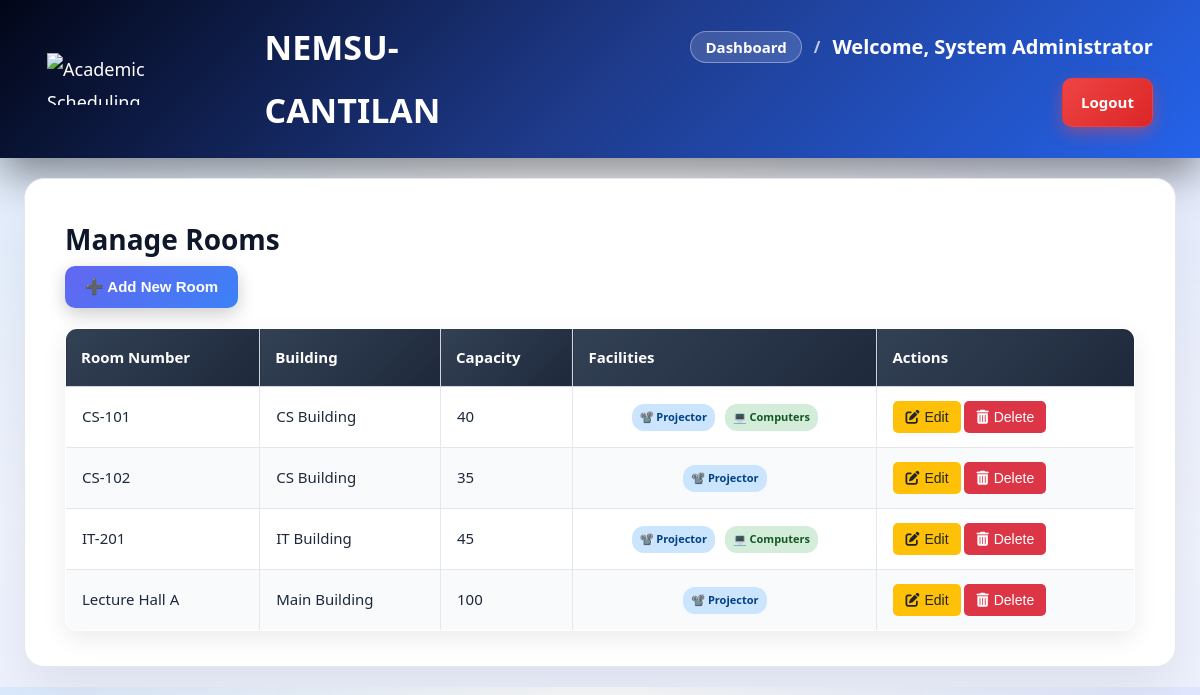
The app's page /admin/manage_rooms.php (signed in) with its own data.
### tables this page shows
CREATE TABLE `rooms` (
    `id` INT PRIMARY KEY AUTO_INCREMENT,
    `room_number` VARCHAR(20) UNIQUE NOT NULL,
    `capacity` INT NOT NULL,
    `building` VARCHAR(50),
    `has_projector` BOOLEAN DEFAULT FALSE,
    `has_computers` BOOLEAN DEFAULT FALSE
);

### admin/manage_rooms.php (the view, shortened to what this page needs)
<?php
$pdo = getDB();
$rooms = $pdo->query("SELECT * FROM rooms ORDER BY building, room_number")->fetchAll();
?>
<!DOCTYPE html>
<html lang="en">
<head>
    <link rel="stylesheet" href="../css/style.css">
    <link rel="stylesheet" href="https://cdnjs.cloudflare.com/ajax/libs/font-awesome/6.5.1/css/all.min.css" />
</head>
<body>
    <div class="header">
        <div class="header-content">
            <div class="brand">
                <img src="../assets/logo.png" alt="Academic Scheduling" class="logo">
                <h1>NEMSU-CANTILAN</h1>
            </div>
            <div class="user-info">
                <div class="user-meta">
                    <div class="header-inline">
                        <a href="dashboard.php">Dashboard</a>
                        <span class="sep">/</span>
                        <span class="welcome-text">Welcome, <?php echo htmlspecialchars($_SESSION['full_name']); ?></span>
                    </div>
                </div>
                <a href="../logout.php" class="btn-logout">Logout</a>
            </div>
        </div>
    </div>
    <div class="container">
        <h2>Manage Rooms</h2>
        <button class="btn-primary" onclick="openModal('addModal')">➕ Add New Room</button>
        <table class="data-table">
            <thead>
                <tr>
                    <th>Room Number</th>
                    <th>Building</th>
                    <th>Capacity</th>
                    <th>Facilities</th>
                    <th>Actions</th>
                </tr>
            </thead>
            <tbody>
                <?php foreach ($rooms as $room): ?>
                <tr>
                    <td><?php echo htmlspecialchars($room['room_number']); ?></td>
                    <td><?php echo htmlspecialchars($room['building']); ?></td>
                    <td><?php echo $room['capacity']; ?></td>
                    <td>
                        <div class="room-facilities">
                            <?php if ($room['has_projector']): ?>
                                <span class="facility-badge facility-projector">📽️ Projector</span>
                            <?php endif; ?>
                            <?php if ($room['has_computers']): ?>
                                <span class="facility-badge facility-computers">💻 Computers</span>
                            <?php endif; ?>
                        </div>
                    </td>
                    <td>
                        <button class="btn-icon btn-edit" onclick="editRoom(<?php echo $room['id']; ?>)"><i class="fas fa-edit"></i> Edit</button>
                        <form method="POST" style="display: inline;" onsubmit="return confirm('Are you sure you want to delete this room?')">
                            <button type="submit" name="delete_room" class="btn-icon btn-delete"><i class="fas fa-trash-alt"></i> Delete</button>
                        </form>
                    </td>
                </tr>
                <?php endforeach; ?>
            </tbody>
        </table>
    </div>
</body>
</html>

### admin/manage_rooms.php (style rules this page uses)
.room-facilities { display: flex; gap: 10px; justify-content: center; }
.facility-badge { padding: 3px 8px; border-radius: 12px; font-size: 11px; font-weight: bold; }
.facility-projector { background: #cce5ff; color: #004085; }
.facility-computers { background: #d4edda; color: #155724; }
.btn-icon { padding: 8px 12px; border: none; border-radius: 5px; cursor: pointer; font-size: 14px; transition: background-color 0.3s, transform 0.2s; display: inline-flex; align-items: center; gap: 5px; }
.btn-edit { background-color: #ffc107; color: #212529; }
.btn-delete { background-color: #dc3545; color: #fff; }

### records on screen
rooms: room_number "CS-101", building "CS Building", capacity "40", has_projector "📽️ Projector", has_computers "💻 Computers"
rooms: room_number "CS-102", building "CS Building", capacity "35", has_projector "📽️ Projector"
rooms: room_number "IT-201", building "IT Building", capacity "45", has_projector "📽️ Projector", has_computers "💻 Computers"
rooms: room_number "Lecture Hall A", building "Main Building", capacity "100", has_projector "📽️ Projector"

### other values on screen
$_SESSION['full_name'] "System Administrator"
